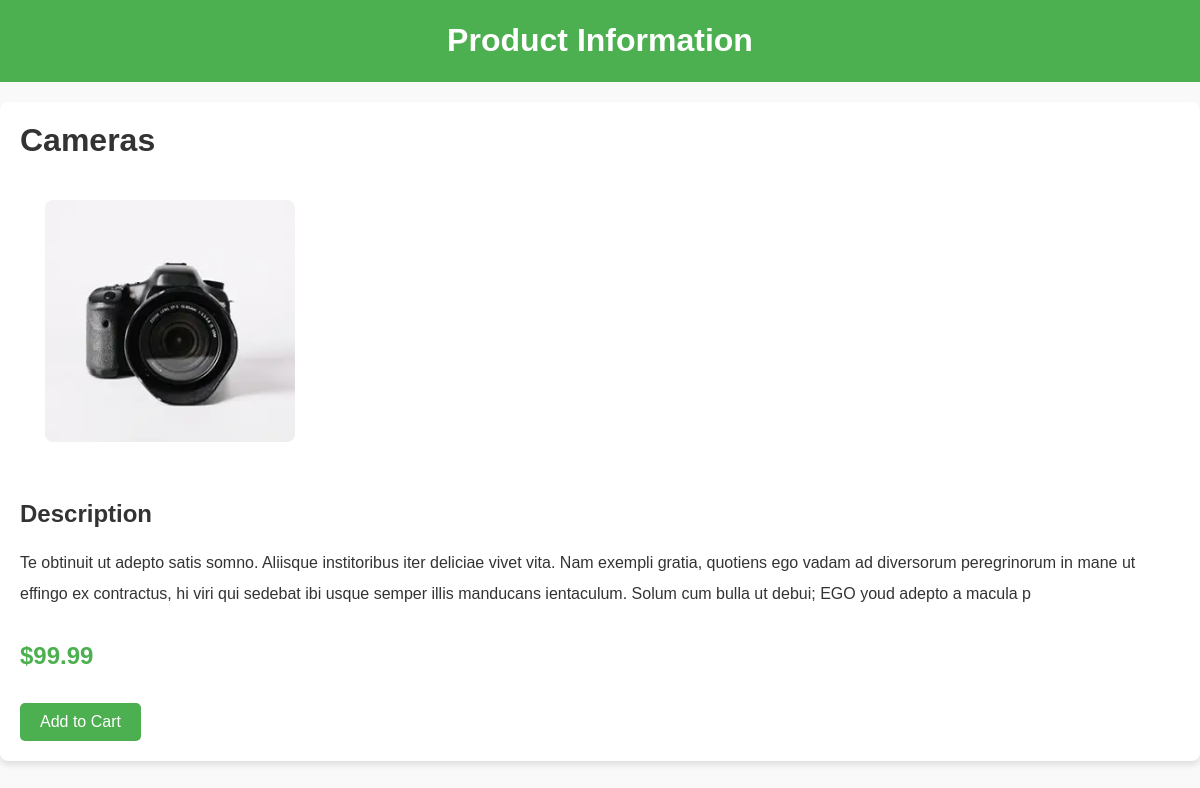
The app's page /product?id=7 with its own data.
### User/models.py (models this page shows)
class Products(models.Model):
    image = models.ImageField(upload_to='images/')
    product = models.CharField(max_length=30)
    price = models.FloatField()
    desc = models.CharField(max_length=300)
    categori = models.CharField(max_length=100)

### User/views.py (the view)
# urls.py: path('product', ProductPage),
def ProductPage(request):
    viewId = request.GET.get('id')
    data = Products.objects.get(id=viewId)
    print(data)
    return render(request, 'product.html', {"data": data})

### templates/product.html (shortened to what this page needs)
<!DOCTYPE html>
<html lang="en">
{% load static %}
<head>
    <link rel="stylesheet" href="css/about.css">
    <link rel="stylesheet" href="{% static 'css/about.css' %}">
    <link rel="stylesheet" href="{% static 'css/all.min.css' %}">
</head>
<body>
    <header>
        <h1>Product Information</h1>
    </header>
    <div class="container">
        <div class="product">
            <div class="product-details">
                <h1>{{data.product}}</h1>
                <div class="product-details-img">
                    <img src="media/{{data.image}}" alt="Product Image">
                </div>
                <h2>Description</h2>
                <p>{{data.desc}}</p>
                <p class="price">${{data.price}}</p>
                <div class="cta">
                    <a href="/addcart?id={{data.id}}&type=incre"><button>Add to Cart</button></a>
                </div>
            </div>
        </div>
    </div>
</body>
</html>

### Static/css/about.css (style rules this page uses)
body { font-family: Arial, sans-serif; margin: 0; padding: 0; background-color: #f9f9f9; color: #333; }
header { background-color: #4CAF50; color: white; padding: 1px 0px; text-align: center; }
.container { max-width: 1200px; margin: 20px auto; padding: 20px; background: white; border-radius: 8px; box-shadow: 0 4px 6px rgba(0, 0, 0, 0.1); }
.product-details-img { width: 250px; height: 300px; }
.product img { max-width: 100%; border-radius: 8px; margin: 20px 25px; }
.product-details { flex: 1; min-width: 300px; }
.product-details h1 { margin-top: 0; }
.product-details p { line-height: 1.9; }
.price { font-size: 1.5rem; font-weight: bold; color: #4CAF50; }
.cta { margin-top: 20px; }
.cta button { background-color: #4CAF50; color: white; border: none; padding: 10px 20px; font-size: 1rem; cursor: pointer; border-radius: 5px; transition: background-color 0.3s; }

### records on screen
Products: product "Cameras", image (picture), desc "Te obtinuit ut adepto satis somno. Aliisque institoribus iter deliciae vivet vita. Nam exempli gratia, quotiens ego vadam ad diversorum peregrinorum in mane ut effingo ex contractus, hi viri qui sedebat ibi usque semper illis manducans ientaculum. Solum cum bulla ut debui; EGO youd adepto a macula p", price "99.99"
